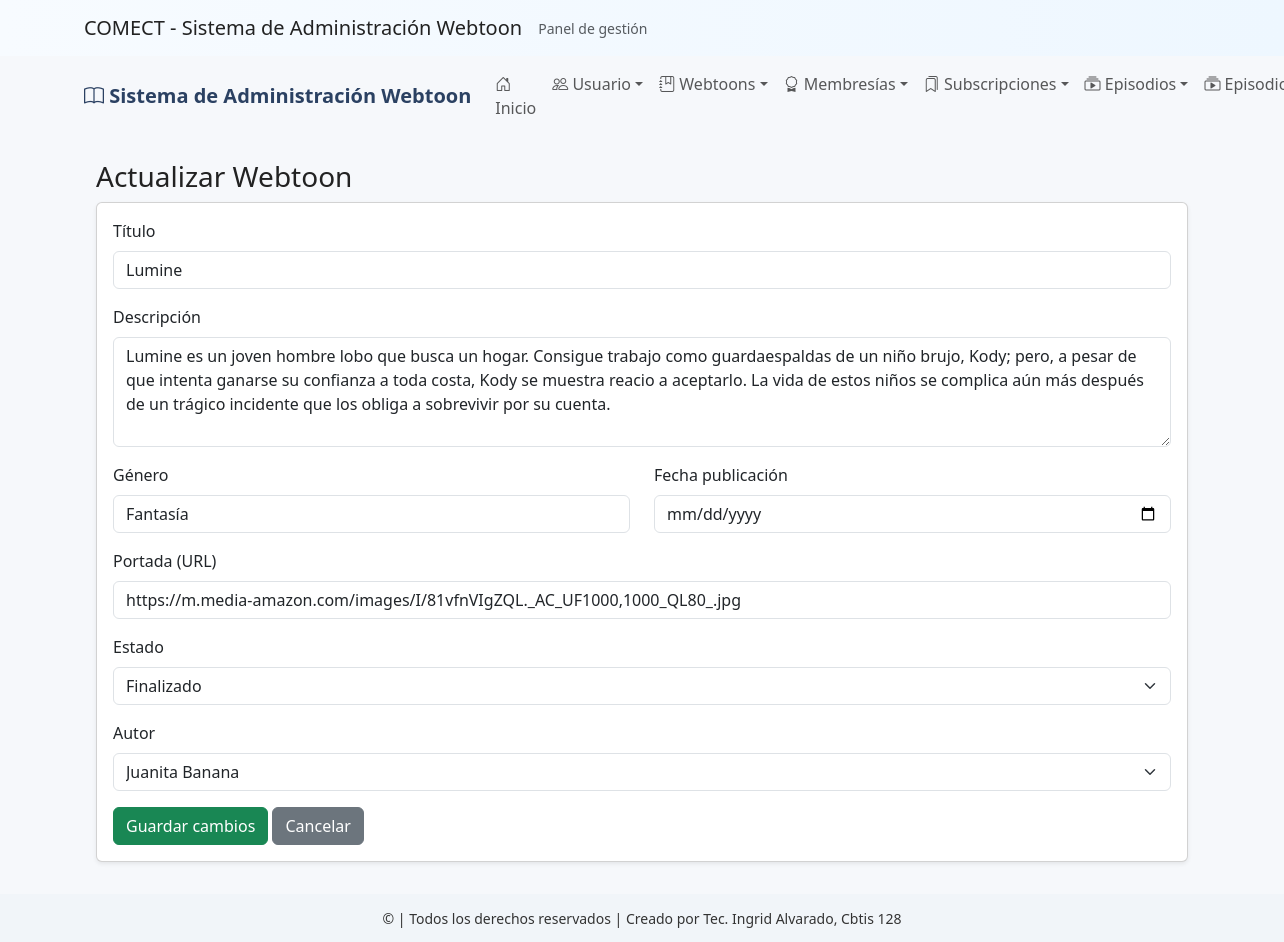
/webtoons/actualizar/1/, run on the app's committed database.
### app_Webtoon/models.py (models this page shows, shortened)
class Webtoon(models.Model):
    titulo = models.CharField(max_length=100)
    descripcion = models.TextField()
    genero = models.CharField(max_length=50)
    fecha_publicacion = models.DateField()
    portada = models.CharField(max_length=255, blank=True, null=True)
    estado = models.CharField(max_length=20, choices=[
        ('En curso', 'En curso'),
        ('Finalizado', 'Finalizado'),
        ('Hiato', 'Hiato')
    ], default='En curso')
    autor = models.ForeignKey(Usuario, on_delete=models.CASCADE, related_name='webtoons')

class Usuario(models.Model):
    nombre_usuario = models.CharField(max_length=50)
    email = models.EmailField(unique=True)
    contraseña = models.CharField(max_length=128)
    fecha_registro = models.DateTimeField(auto_now_add=True)
    avatar = models.CharField(max_length=255, null=True, blank=True)
    biografia = models.TextField(blank=True, null=True)
    tipo_usuario = models.CharField(
        max_length=20,
        choices=[
            ('Lector', 'Lector'),
            ('Autor', 'Autor'),
            ('Admin', 'Admin')
        ],
        default='Lector'
    )

### app_Webtoon/views.py (the view)
# urls.py: path('webtoons/actualizar/<int:webtoon_id>/', views.actualizar_webtoon, name='actualizar_webtoon'),
def actualizar_webtoon(request, webtoon_id):
    webtoon = get_object_or_404(Webtoon, id=webtoon_id)
    autores = Usuario.objects.all()
    return render(request, 'webtoons/actualizar_webtoon.html', {'webtoon': webtoon, 'autores': autores})

### app_Webtoon/templates/webtoons/actualizar_webtoon.html (shortened to what this page needs)
{% extends 'base.html' %}
{% block content %}
<div class="container mt-4">
  <h3>Actualizar Webtoon</h3>
  <div class="card p-3 shadow-sm">
    <form method="post" action="{% url 'app_Webtoon:realizar_actualizacion_webtoon' webtoon.id %}">
      <div class="mb-3">
        <label class="form-label">Título</label>
        <input class="form-control" name="titulo" value="{{ webtoon.titulo }}">
      </div>
      <div class="mb-3">
        <label class="form-label">Descripción</label>
        <textarea class="form-control" name="descripcion" rows="4">{{ webtoon.descripcion }}</textarea>
      </div>
      <div class="mb-3 row">
        <div class="col">
          <label class="form-label">Género</label>
          <input class="form-control" name="genero" value="{{ webtoon.genero }}">
        </div>
        <div class="col">
          <label class="form-label">Fecha publicación</label>
          <input class="form-control" name="fecha_publicacion" type="date" value="{{ webtoon.fecha_publicacion }}">
        </div>
      </div>
      <div class="mb-3">
        <label class="form-label">Portada (URL)</label>
        <input class="form-control" name="portada" value="{{ webtoon.portada }}">
      </div>
      <div class="mb-3">
        <label class="form-label">Estado</label>
        <select class="form-select" name="estado">
          <option value="Finalizado" {% if webtoon.estado == 'Finalizado' %}selected{% endif %}>Finalizado</option>
        </select>
      </div>
      <div class="mb-3">
        <label class="form-label">Autor</label>
        <select name="autor" class="form-select">
          {% for a in autores %}
            <option value="{{ a.id }}" {% if webtoon.autor and webtoon.autor.id == a.id %}selected{% endif %}>{{ a.nombre_usuario }}</option>
          {% endfor %}
        </select>
      </div>
      <button class="btn btn-success">Guardar cambios</button>
      <a class="btn btn-secondary" href="{% url 'app_Webtoon:ver_webtoons' %}">Cancelar</a>
    </form>
  </div>
</div>
{% endblock %}

### app_Webtoon/templates/base.html (style rules this page uses)
:root { --bg-soft:#f6f8fb; --card:#ffffff; --accent:#7aa7d9; --muted:#6b7280; }
body { background: var(--bg-soft); color: #222; }

### data on the page
Webtoon: titulo "Lumine", descripcion "Lumine es un joven hombre lobo que busca un hogar. Consigue trabajo como guardaespaldas de un niño brujo, Kody; pero, a pesar de que intenta ganarse su confianza a toda costa, Kody se muestra reacio a aceptarlo. La vida de estos niños se complica aún más después de un trágico incidente que los obliga a sobrevivir por su cuenta.", genero "Fantasía", portada "https://m.media-amazon.com/images/I/81vfnVIgZQL._AC_UF1000,1000_QL80_.jpg", estado "Finalizado", autor "Juanita Banana"
